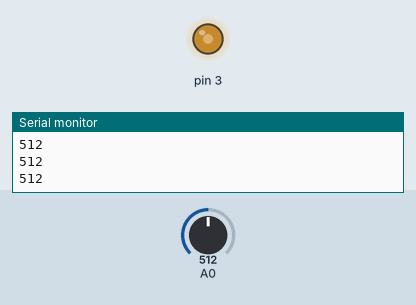
Simulated run of this sketch. Board: Arduino Uno, built with avr-gcc and run on an emulated ATmega328P. Parts: output pins drawn as LEDs (lit = HIGH), the last lines printed to the serial monitor. The inputs (shaded band) are chosen by the test bench; at power-on: A0 = 512.

Above: at 1.2 s.
1.3 s: A0 set to 716
At 2.5 s:
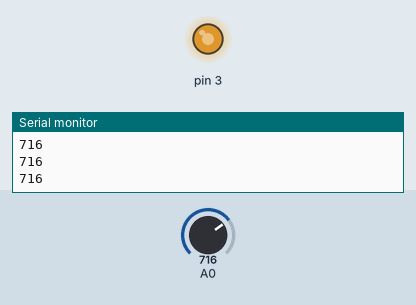
2.8 s: A0 set to 810
At 3.6 s:
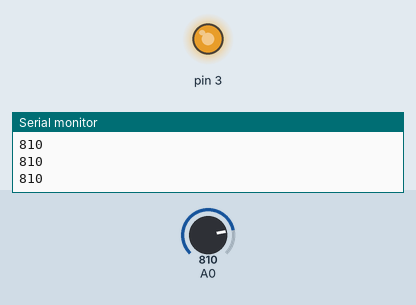
4.3 s: A0 set to 122
At 4.9 s:
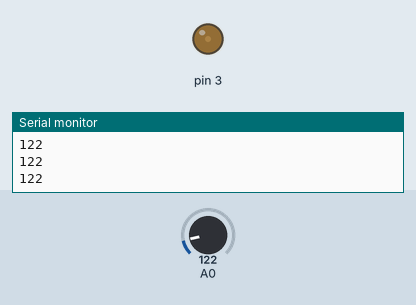
5.8 s: A0 set to 0
At 6.1 s:
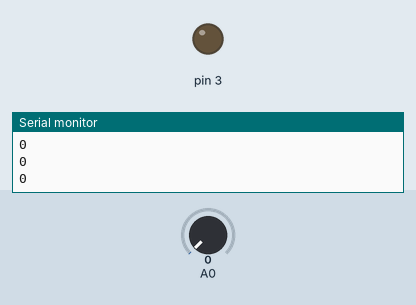
Timing chart, 0 to 8.3 s (numbered marks = the images above; inputs shaded):
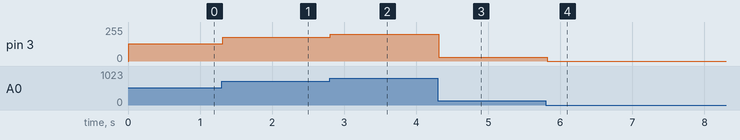

Measured:
- after the input at 1.3 s, pin 3: 128/255 → 179/255 at once
- after the input at 2.8 s, pin 3: 179/255 → 202/255 at once
- after the input at 4.3 s, pin 3: 202/255 → 30/255 at once
- after the input at 5.8 s, pin 3: 30/255 → 0/255 at once

The sketch:

poten1.ino
```cpp
void setup() {
  Serial.begin(9600);
  pinMode(3, OUTPUT);
}


void loop() {
  int senVal = analogRead(A0);
  float Brt = senVal/4;
  Serial.println(senVal);

  delay(10);
  if( senVal > 800){
    analogWrite(3, Brt);
  }
  if( senVal < 800){
    analogWrite(3, Brt);
  }
  }
```
